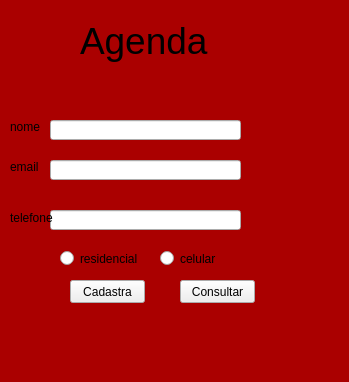
<?xml version="1.0" encoding="UTF-8"?>
<ui version="4.0">
 <class>MainWindow</class>
 <widget class="QMainWindow" name="MainWindow">
  <property name="geometry">
   <rect>
    <x>0</x>
    <y>0</y>
    <width>349</width>
    <height>382</height>
   </rect>
  </property>
  <property name="windowTitle">
   <string>MainWindow</string>
  </property>
  <property name="autoFillBackground">
   <bool>false</bool>
  </property>
  <property name="styleSheet">
   <string notr="true">background-color: rgb(170, 0, 0);</string>
  </property>
  <widget class="QWidget" name="centralwidget">
   <property name="styleSheet">
    <string notr="true"/>
   </property>
   <widget class="QLineEdit" name="leNome">
    <property name="geometry">
     <rect>
      <x>50</x>
      <y>120</y>
      <width>191</width>
      <height>20</height>
     </rect>
    </property>
    <property name="styleSheet">
     <string notr="true">background-color: none</string>
    </property>
   </widget>
   <widget class="QLineEdit" name="leEmail">
    <property name="geometry">
     <rect>
      <x>50</x>
      <y>160</y>
      <width>191</width>
      <height>20</height>
     </rect>
    </property>
    <property name="styleSheet">
     <string notr="true">background-color: none</string>
    </property>
   </widget>
   <widget class="QLineEdit" name="leTelefone">
    <property name="geometry">
     <rect>
      <x>50</x>
      <y>210</y>
      <width>191</width>
      <height>20</height>
     </rect>
    </property>
    <property name="styleSheet">
     <string notr="true">background-color: none</string>
    </property>
    <property name="text">
     <string/>
    </property>
   </widget>
   <widget class="QLabel" name="label">
    <property name="geometry">
     <rect>
      <x>80</x>
      <y>10</y>
      <width>151</width>
      <height>61</height>
     </rect>
    </property>
    <property name="font">
     <font>
      <pointsize>28</pointsize>
     </font>
    </property>
    <property name="layoutDirection">
     <enum>Qt::LeftToRight</enum>
    </property>
    <property name="autoFillBackground">
     <bool>false</bool>
    </property>
    <property name="styleSheet">
     <string notr="true">background-color: none</string>
    </property>
    <property name="text">
     <string>Agenda</string>
    </property>
   </widget>
   <widget class="QLabel" name="label_3">
    <property name="geometry">
     <rect>
      <x>10</x>
      <y>120</y>
      <width>47</width>
      <height>13</height>
     </rect>
    </property>
    <property name="styleSheet">
     <string notr="true">background-color: none</string>
    </property>
    <property name="text">
     <string>nome</string>
    </property>
   </widget>
   <widget class="QLabel" name="label_4">
    <property name="geometry">
     <rect>
      <x>10</x>
      <y>160</y>
      <width>47</width>
      <height>13</height>
     </rect>
    </property>
    <property name="styleSheet">
     <string notr="true">background-color: none</string>
    </property>
    <property name="text">
     <string>email</string>
    </property>
   </widget>
   <widget class="QLabel" name="label_5">
    <property name="geometry">
     <rect>
      <x>10</x>
      <y>210</y>
      <width>47</width>
      <height>16</height>
     </rect>
    </property>
    <property name="styleSheet">
     <string notr="true">background-color: none</string>
    </property>
    <property name="text">
     <string>telefone</string>
    </property>
   </widget>
   <widget class="QPushButton" name="btnCadastro">
    <property name="geometry">
     <rect>
      <x>70</x>
      <y>280</y>
      <width>75</width>
      <height>23</height>
     </rect>
    </property>
    <property name="styleSheet">
     <string notr="true">background-color: none</string>
    </property>
    <property name="text">
     <string>Cadastra</string>
    </property>
   </widget>
   <widget class="QRadioButton" name="rbRecidencial">
    <property name="geometry">
     <rect>
      <x>60</x>
      <y>250</y>
      <width>82</width>
      <height>17</height>
     </rect>
    </property>
    <property name="styleSheet">
     <string notr="true">background-color: none</string>
    </property>
    <property name="text">
     <string>residencial</string>
    </property>
   </widget>
   <widget class="QRadioButton" name="rbCelular">
    <property name="geometry">
     <rect>
      <x>160</x>
      <y>250</y>
      <width>82</width>
      <height>17</height>
     </rect>
    </property>
    <property name="styleSheet">
     <string notr="true">background-color: none</string>
    </property>
    <property name="text">
     <string>celular</string>
    </property>
   </widget>
   <widget class="QPushButton" name="btnConsultar">
    <property name="geometry">
     <rect>
      <x>180</x>
      <y>280</y>
      <width>75</width>
      <height>23</height>
     </rect>
    </property>
    <property name="styleSheet">
     <string notr="true">background-color: none</string>
    </property>
    <property name="text">
     <string>Consultar</string>
    </property>
   </widget>
  </widget>
  <widget class="QMenuBar" name="menubar">
   <property name="geometry">
    <rect>
     <x>0</x>
     <y>0</y>
     <width>349</width>
     <height>21</height>
    </rect>
   </property>
  </widget>
  <widget class="QStatusBar" name="statusBar"/>
 </widget>
 <resources/>
 <connections/>
</ui>
